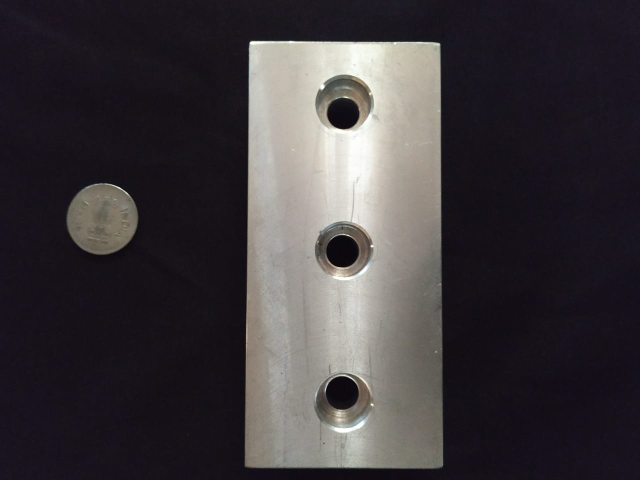
#> input picture Programs/Image/image10.jpeg, 1280 x 960 px, found by its file name (shown at 1/2 size)
$ python new_source.py
#> lines starting #> are read from the running program, lines starting #| are printed output that depends on the picture; after the words box and inside, x2 and y2 are one past the last pixel; in counts of white or black regions, pixels touching at a corner belong together
# -*- coding: utf-8 -*-
"""
Created on Sat Apr 20 20:24:54 2019

@author: Santosh
"""
from scipy.spatial import distance as dist
from imutils import perspective
import numpy as np
import math
import imutils
import cv2
def viewImage(image):
    cv2.namedWindow('Display', cv2.WINDOW_NORMAL)
    cv2.imshow('Display', image)
    cv2.waitKey(0)
    cv2.destroyAllWindows()

def midpoint(ptA, ptB):
	return ((ptA[0] + ptB[0]) * 0.5, (ptA[1] + ptB[1]) * 0.5)

image = cv2.imread('Programs\Image\image10.jpeg')
#> image is the input picture: shape (960, 1280, 3); mean B, G, R 60.4, 57, 61.7

gray = cv2.cvtColor(image, cv2.COLOR_BGR2GRAY)
gray = cv2.GaussianBlur(gray, (5, 5), 0)
ret, threshold = cv2.threshold(gray, 95, 255, cv2.THRESH_BINARY)
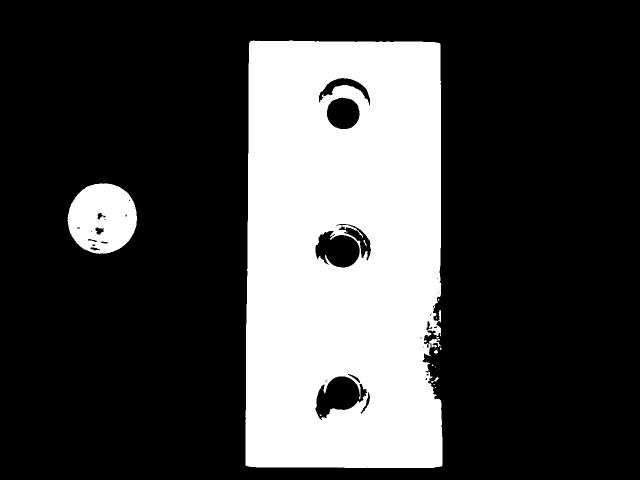
#> threshold: shape (960, 1280) (shown at 1/2 size); 26.5% white; 25 white regions (20 under 20 px), largest, box (x1, y1, x2, y2) and area: (491, 81, 885, 936) 310566, (135, 367, 274, 508) 14901, (868, 700, 876, 707) 43, (868, 754, 877, 763) 40, (727, 480, 733, 493) 29
#viewImage(threshold)
edged = cv2.Canny(gray, 50, 100)
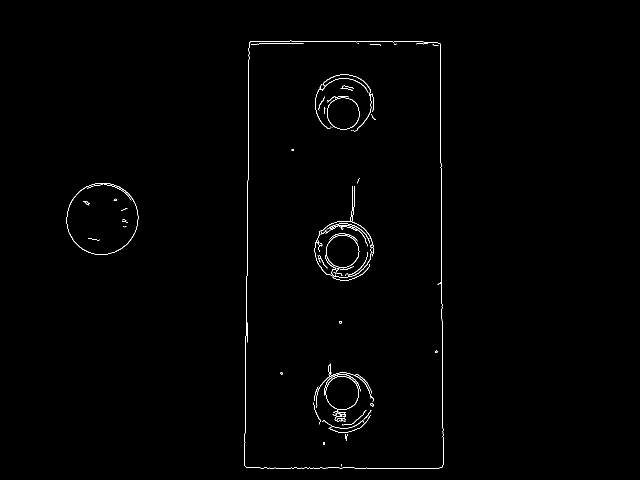
#> edged: shape (960, 1280) (shown at 1/2 size); 0.61% white in thin lines or dots, all inside (x1, y1, x2, y2) = (133, 81, 887, 938)
viewImage(edged)
edged = cv2.dilate(edged, None, iterations=1)
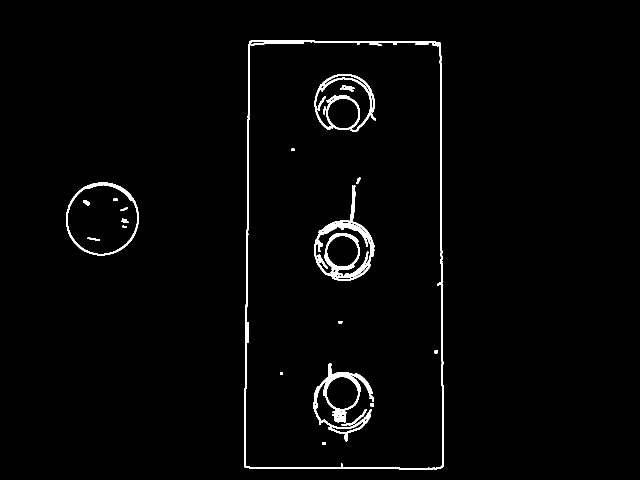
#> edged: shape (960, 1280) (shown at 1/2 size); 1.9% white; 23 white regions, largest, box (x1, y1, x2, y2) and area: (488, 80, 888, 939) 8309, (628, 371, 749, 562) 5331, (626, 726, 748, 883) 3978
edged = cv2.erode(edged, None, iterations=1)
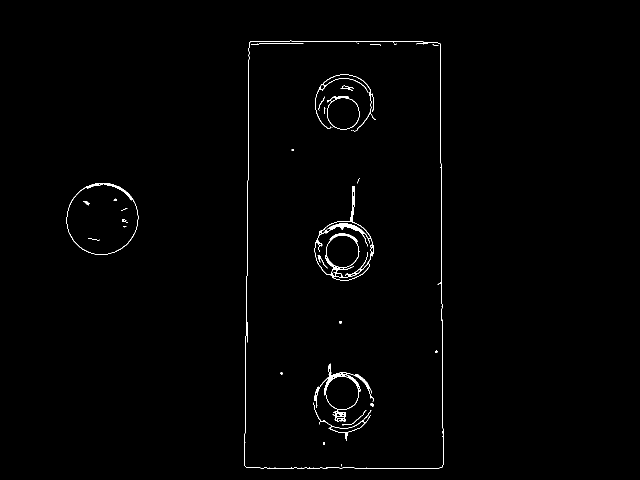
#> edged: shape (960, 1280) (shown at 1/2 size); 0.77% white; 34 white regions (14 under 20 px)

#viewImage(threshold) ## 4

width=24.97
pixelsPerMetric=None
contour =  cv2.findContours(edged.copy(),cv2.RETR_TREE,cv2.CHAIN_APPROX_SIMPLE)
#> contour = 77 contours, 37 with area under 20; largest, box (x1, y1, x2, y2) and area: (489, 81, 887, 938) 332050, (489, 81, 887, 938) 331894, (133, 366, 277, 510) 16042, (133, 366, 277, 510) 15607, (629, 372, 748, 561) 10587
cnts = imutils.grab_contours(contour)
#> cnts has the same summary as contour
count=1
s=0
for c in cnts:
    if cv2.contourArea(c) < 3000:
        continue
    epsilon = 0.02*cv2.arcLength(c,True)
    approx = cv2.approxPolyDP(c,epsilon,True)
    if count==1:
        # compute the rotated bounding box of the contour
        orig = image.copy()
        for i in range(1, len(approx)):
            #sum=sum+dist.euclidean(approx[i-1], approx[i])
#> (the run stopped early here; a loop or call above may not have finished)

$ run again, with Programs/Image/image11.jpeg copied over Programs/Image/image10.jpeg
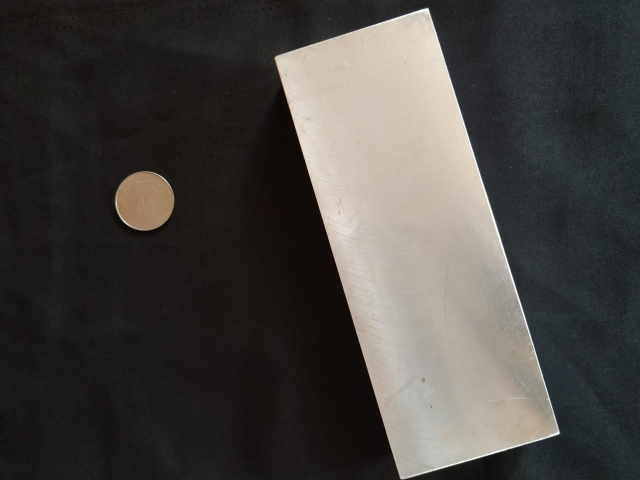
#> input picture Programs/Image/image11.jpeg, 1280 x 960 px, found by its file name (shown at 1/2 size)
#> image is the input picture: shape (960, 1280, 3); mean B, G, R 64.9, 68.2, 70.8
#> `ret, threshold = cv2.threshold(gray, 95, 255, cv2.THRESH_BINARY)`:
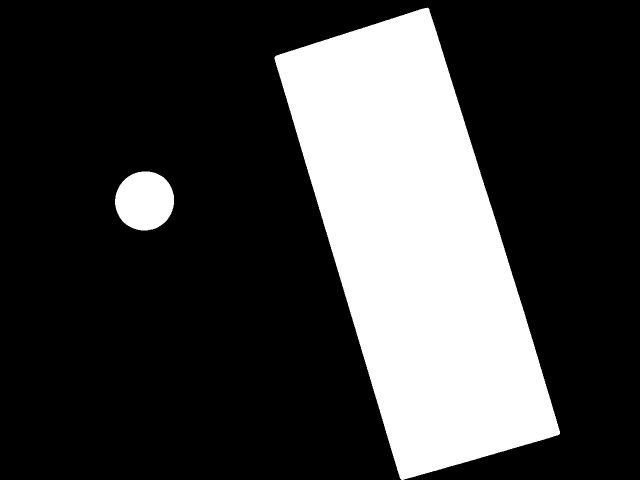
#> threshold: shape (960, 1280) (shown at 1/2 size); 24.8% white; 2 white regions, box (x1, y1, x2, y2) and area: (549, 15, 1120, 960) 294268, (230, 343, 348, 461) 10989
#> `edged = cv2.erode(edged, None, iterations=1)`:
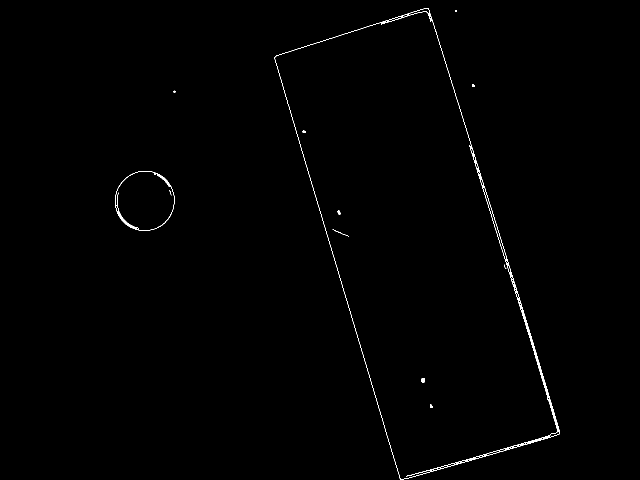
#> edged: shape (960, 1280) (shown at 1/2 size); 0.45% white; 12 white regions (4 under 20 px)
#> contour = 61 contours, 30 with area under 20; largest, box (x1, y1, x2, y2) and area: (549, 16, 1120, 960) 292951, (549, 23, 1116, 959) 289275, (230, 342, 349, 462) 11110, (230, 342, 349, 462) 10656, (965, 374, 1014, 519) 608
#> cnts has the same summary as contour

$ run again, with Programs/Image/image12.jpeg copied over Programs/Image/image10.jpeg
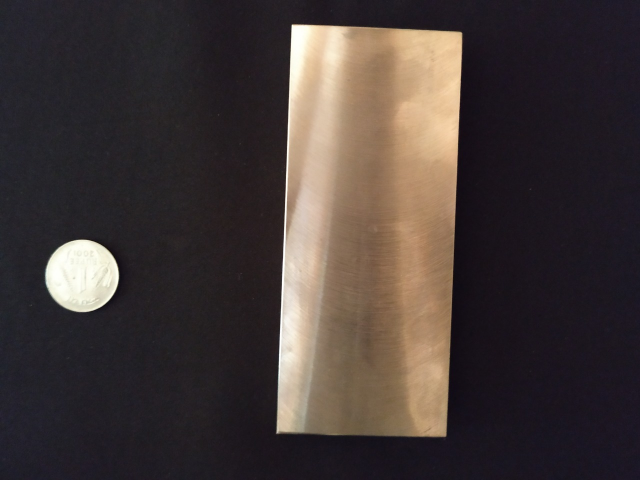
#> input picture Programs/Image/image12.jpeg, 1280 x 960 px, found by its file name (shown at 1/2 size)
#> image is the input picture: shape (960, 1280, 3); mean B, G, R 55.6, 57.5, 67.2
#> `ret, threshold = cv2.threshold(gray, 95, 255, cv2.THRESH_BINARY)`:
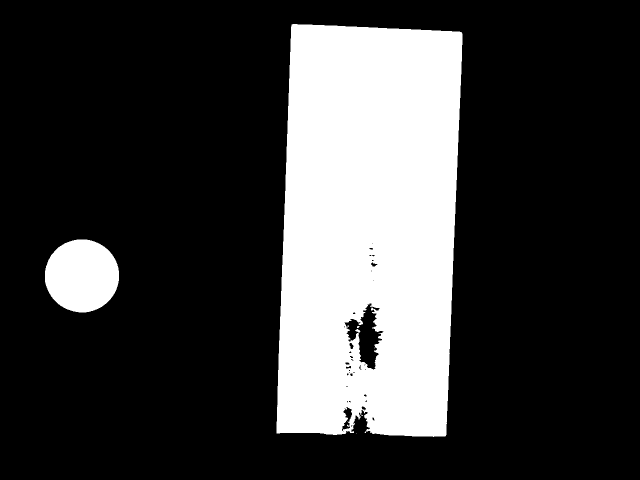
#> threshold: shape (960, 1280) (shown at 1/2 size); 23.5% white; 6 white regions (3 under 20 px), largest, box (x1, y1, x2, y2) and area: (553, 48, 925, 874) 271876, (90, 479, 238, 625) 17022, (710, 658, 721, 665) 43
#> `edged = cv2.dilate(edged, None, iterations=1)`:
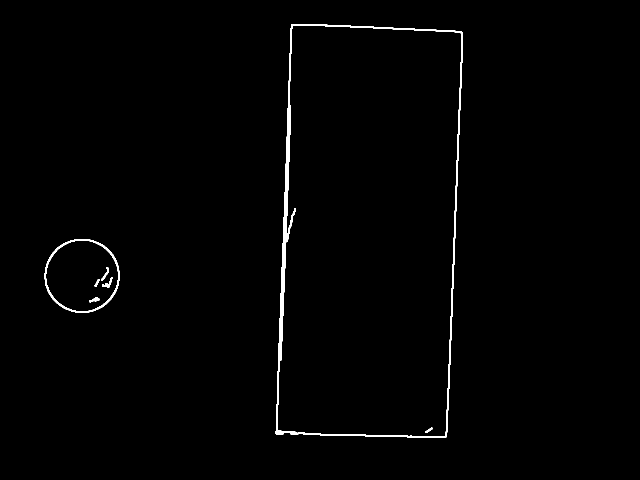
#> edged: shape (960, 1280) (shown at 1/2 size); 0.92% white; 7 white regions, largest, box (x1, y1, x2, y2) and area: (551, 48, 926, 876) 9024, (89, 478, 239, 626) 1705, (204, 554, 225, 575) 153
#> contour = 25 contours, 3 with area under 20; largest, box (x1, y1, x2, y2) and area: (552, 49, 925, 875) 278426, (553, 49, 925, 874) 276420, (90, 479, 238, 625) 16761, (90, 479, 238, 625) 16636, (563, 515, 570, 585) 281
#> cnts has the same summary as contour
